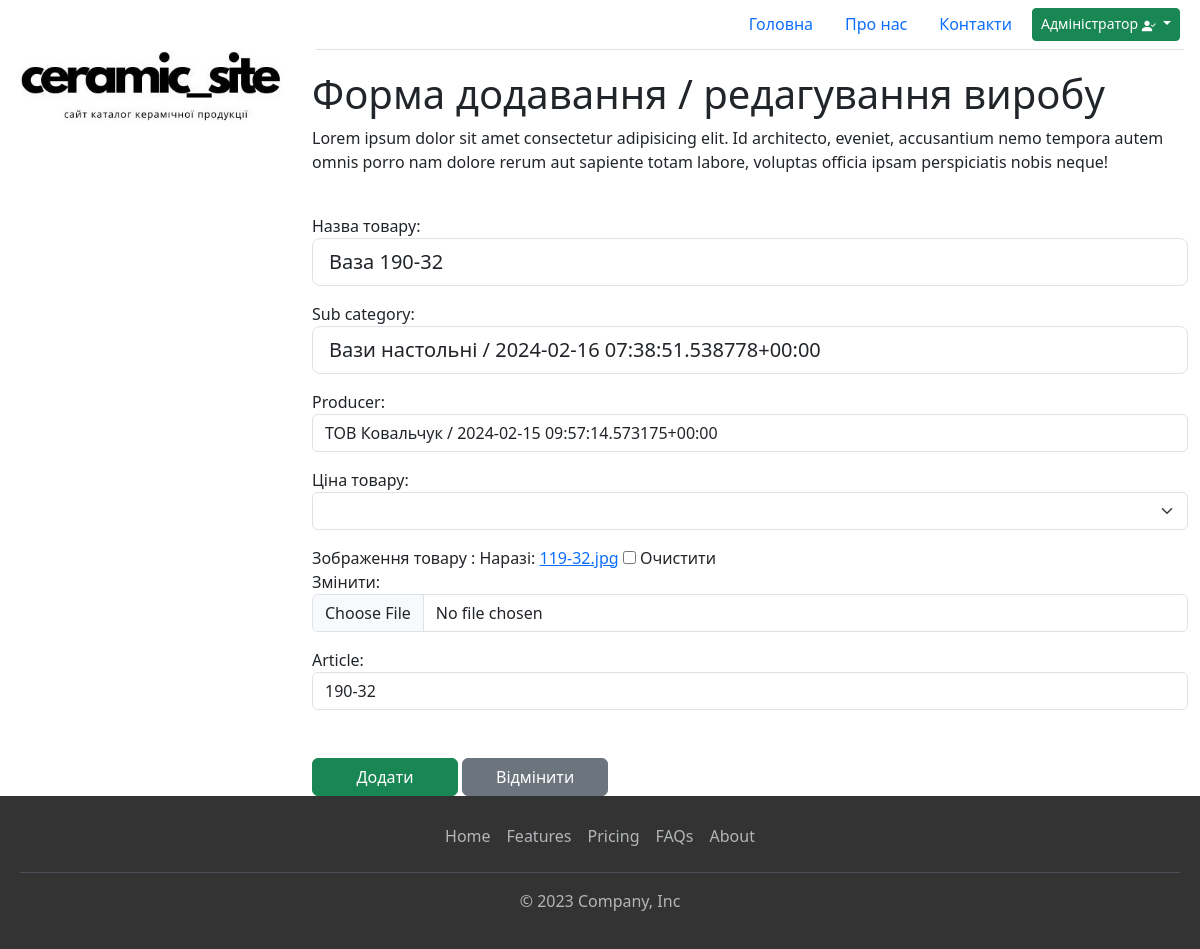
Page /update-product/2/ (signed in) on the earlier database version.
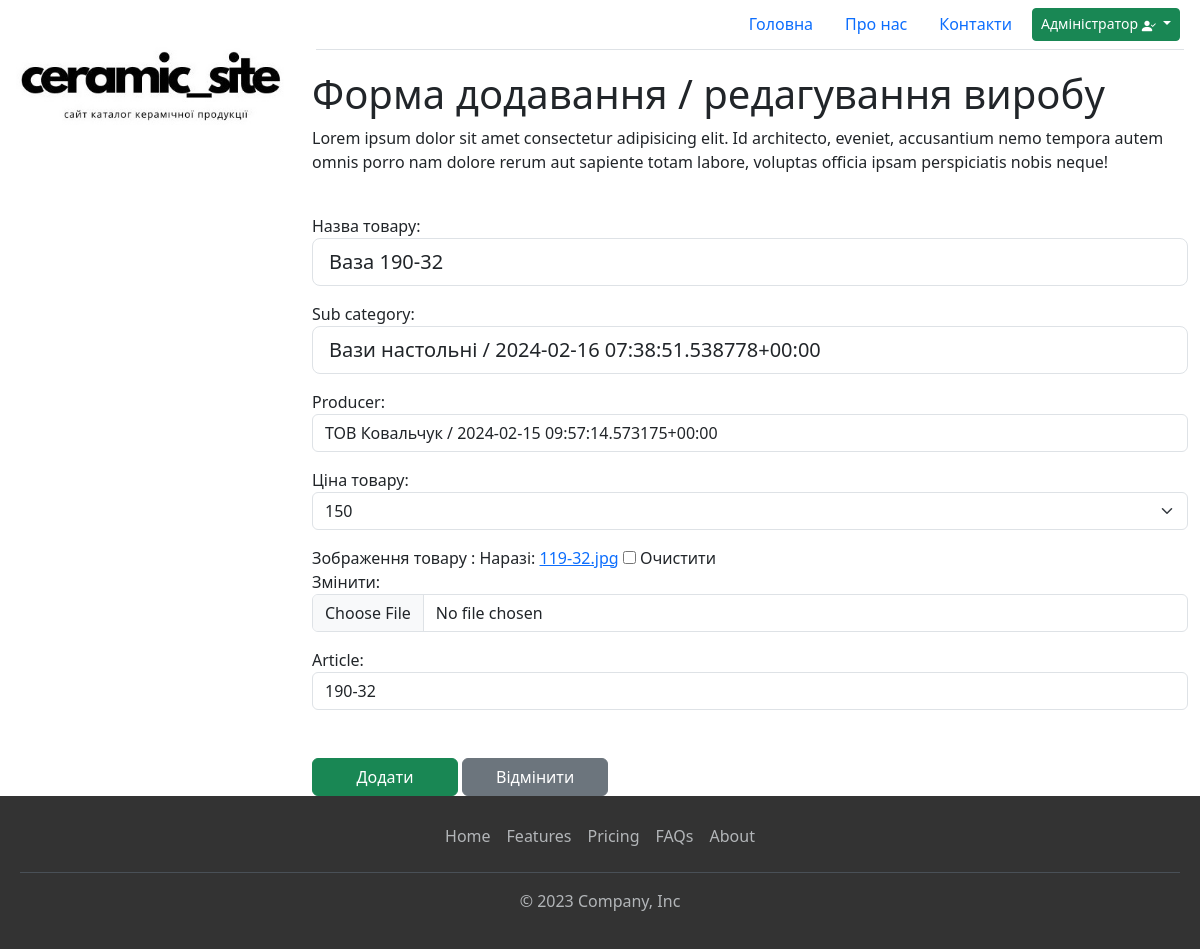
Same page on the later database version.
### product/models.py (models this page shows, shortened)
class Product(models.Model):
    name = models.CharField('Назва товару', max_length=200, null=True, blank=True)
    sub_category = models.ForeignKey('SubCategory', on_delete=models.CASCADE, null=True, blank=True)
    producer = models.ForeignKey('Producer', on_delete=models.CASCADE, null=True, blank=True)
    price = models.IntegerField('Ціна товару', null=True, blank=True)
    image = models.ImageField('Зображення товару ', null=True, blank=True, default='default.jpg')
    article = models.CharField(max_length=200, null=True, blank=True)
    pub_date = models.DateTimeField('Дата публікації', auto_now_add=True)
    class Meta:
        verbose_name = "Виріб"
        verbose_name_plural = "Вироби"

class SubCategory(models.Model):
    name = models.CharField('Назва підкатегоії', max_length=200, null=True, blank=True)
    pub_date = models.DateTimeField('Дата публікації', auto_now_add=True)
    slug = models.SlugField('Назва для ЧПУ', unique=True, null=True, blank=True)
    category = models.ForeignKey('Category', on_delete=models.CASCADE, null=True, blank=True)
    def __str__(self):
        return f"{self.name} / {self.pub_date}"
    class Meta:
        verbose_name = "Підкатегорія"
        verbose_name_plural = "Підкатегорії"

class Producer(models.Model):
    name = models.CharField('Назва виробника',max_length=200, null=True, blank=True)
    pub_date = models.DateTimeField('Дата публікації', auto_now_add=True)
    def __str__(self):
        return f"{self.name} / {self.pub_date}"
    class Meta:
        verbose_name = "Виробник"
        verbose_name_plural = "Виробники"

### product/views.py (the view)
# urls.py: path('update-product/<int:id>/', views.updateProduct, name='update-product'),
@login_required(login_url='login')
def updateProduct(request, id):
    product = Product.objects.get(id=id)
    form = ProductForm(instance=product)
    if request.method == 'POST':
        form = ProductForm(request.POST, instance=product)
        if form.is_valid():
            form.save()
            return redirect('index')
    context = {
        "form":form,
        }
    return render(request, 'product/add_product_form.html', context)

### product/forms.py
class ProductForm(ModelForm):
    class Meta:
        model = Product
        fields  = ['name', 'sub_category', 'producer', 'price', 'image', 'article']
        '''widgets = {
            'full_text': TinyMCE(attrs={'cols': 50, 'rows': 30}),
        }
'''
    def __init__(self, *args, **kwargs):
        super(ProductForm, self).__init__(*args, **kwargs)
        self.fields['name'].widget.attrs.update({'class': 'form-control form-control-lg'})
        self.fields['sub_category'].widget.attrs.update({'class': 'form-control form-control-lg'})
        self.fields['producer'].widget.attrs.update({'class': 'form-control'})
        self.fields['price'].widget.attrs.update({'class': 'form-select'})
        self.fields['image'].widget.attrs.update({'class': 'form-control'})
        self.fields['article'].widget.attrs.update({'class': 'form-control'})

### product/templates/product/add_product_form.html (shortened to what this page needs)
{% extends 'main.html' %}
{% block 'content' %}
<section class="row row-cols-1 g-4">
    <div class="col-md-12">
        <p>
        <h1>Форма додавання / редагування виробу</h1>
        <p>Lorem ipsum dolor sit amet consectetur adipisicing elit. Id architecto, eveniet,
            accusantium nemo tempora autem omnis porro nam dolore rerum aut sapiente totam labore,
            voluptas officia ipsam perspiciatis nobis neque!</p>
        </p>
    </div>
    <form method="post">
        {{form.as_p}}
        <div class="mt-5">
            <button type="submit" class="btn btn-success col-md-2">Додати</button>
            <button type="button" class="btn btn-secondary col-md-2">Відмінити</button>
        </div>
    </form>
</section>
{% endblock %}

Differences in the rows shown:
changed Product "Ваза 190-32": price (not shown) → "150"
